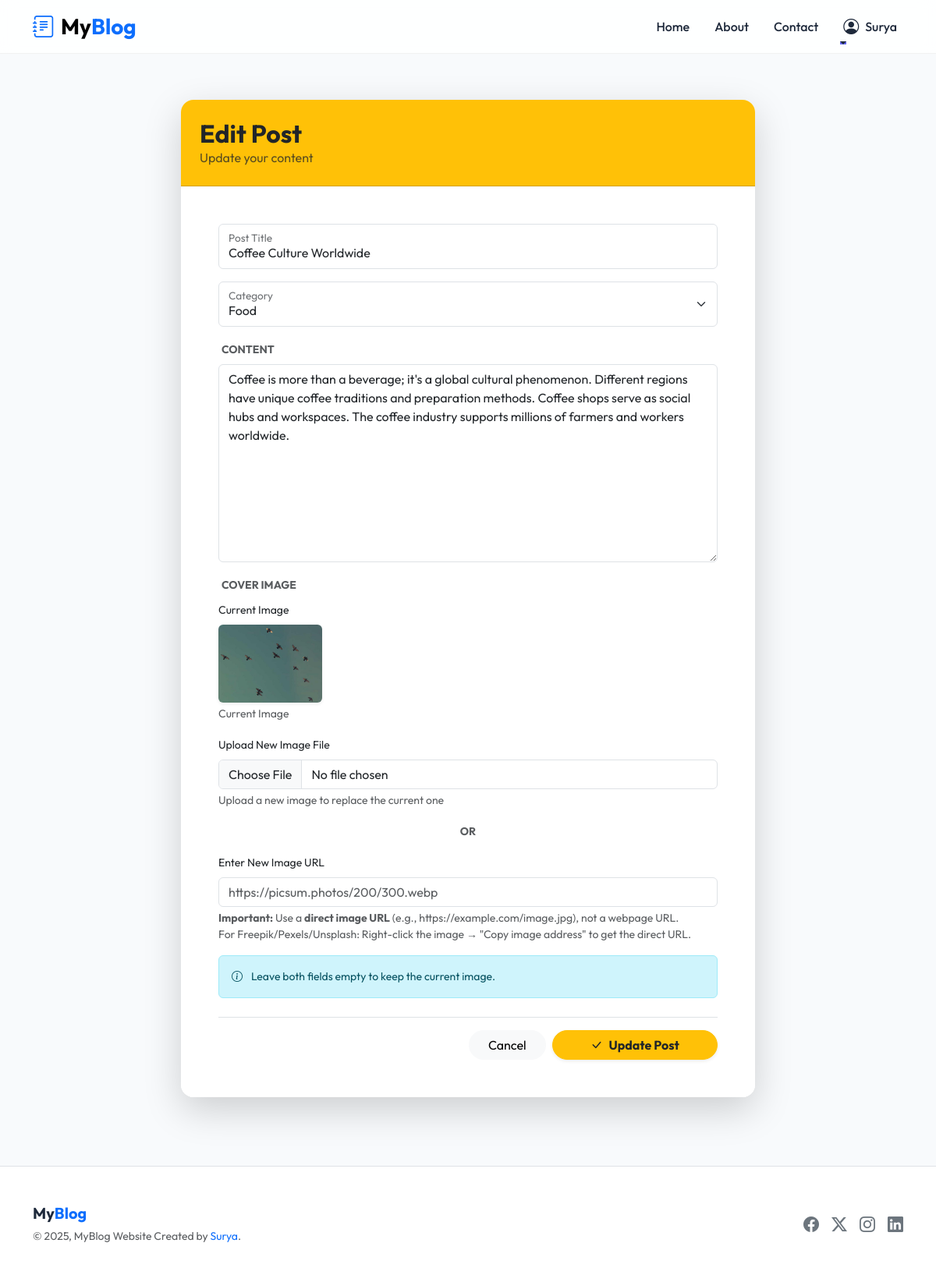
Page /edit_post/30 (signed in) on the committed database.
### blog/models.py (models this page shows, shortened)
class Post(models.Model):
    title = models.CharField(max_length=100)
    content = models.TextField()
    img_url = models.ImageField(max_length=500, null=True, blank=True, upload_to="posts/images")
    image_url_online = models.URLField(max_length=500, null=True, blank=True, help_text="Online image URL (if provided instead of file upload)")
    created_at = models.DateTimeField(auto_now_add=True)
    slug = models.SlugField(max_length=500, blank=True, null=True)
    category = models.ForeignKey(Category, on_delete=models.CASCADE)
    user = models.ForeignKey(User, on_delete=models.CASCADE, null=True, blank=True)
    saved_by = models.ManyToManyField(User, related_name='saved_posts', blank=True)
    is_published = models.BooleanField(default=False)
    @property
    def formatted_img_url(self):
        category_seeds = {
            "Technology": "tech",
            "Science": "science",
            "Art": "art",
            "Sports": "sports",
            "Food": "food",
        }
        if self.image_url_online:
            return self.image_url_online
        if self.img_url and hasattr(self.img_url, 'name') and self.img_url.name:
            try:
                file_path = os.path.join(settings.MEDIA_ROOT, self.img_url.name)
                if os.path.exists(file_path) and os.path.getsize(file_path) > 0:
                    uploaded_url = self.img_url.url
                    if uploaded_url.startswith(('http://', 'https://')):
                        return uploaded_url
                    return uploaded_url
            except (ValueError, AttributeError, OSError, Exception):
                pass

class Category(models.Model):
    name = models.CharField(max_length=100)

### blog/views.py (the view, shortened to what this page needs)
# urls.py: path("edit_post/<int:post_id>", views.edit_post, name="edit_post"),
@login_required
@login_required
def edit_post(request, post_id):
    post = get_object_or_404(Post, id=post_id)
    if post.user != request.user:
        messages.error(request, "You are not authorized to edit this post")
        return redirect("blog:dashboard")
    categories = Category.objects.all()
    form = PostForm(instance=post)  # Initialize form with instance for GET request
    return render(
        request,
        "blog/edit_post.html",
        {"categories": categories, "post": post, "form": form},
    )

### blog/templates/blog/edit_post.html (shortened to what this page needs)
{% extends 'blog/base.html' %}
{% block content %}
<div class="container py-5">
    <div class="row justify-content-center">
        <div class="col-lg-8 animate__animated animate__fadeInUp">
            <div class="card border-0 shadow-lg rounded-4 overflow-hidden">
                <div class="card-header bg-warning text-dark p-4 position-relative overflow-hidden">
                    <div class="position-relative z-1">
                        <h2 class="fw-bold mb-0">Edit Post</h2>
                        <p class="mb-0 opacity-75">Update your content</p>
                    </div>
                </div>
                <div class="card-body p-4 p-md-5 bg-white">
                    <form method="post" enctype="multipart/form-data">
                        <div class="form-floating mb-3">
                            <input type="text" class="form-control" name="title" id="title"
                                placeholder="Enter post title" value="{{post.title}}" required>
                            <label for="title">Post Title</label>
                        </div>
                        <div class="form-floating mb-3">
                            <select class="form-select" id="category" name="category" required>
                                {% if categories %}
                                {% for category in categories %}
                                <option {% if post.category.id == category.id %}selected{% endif %}
                                    value="{{category.id}}">{{category.name}}</option>
                                {% endfor %}
                                {% endif %}
                            </select>
                            <label for="category">Category</label>
                        </div>
                        <div class="mb-3">
                            <label for="content" class="form-label text-muted ms-1 small fw-bold">CONTENT</label>
                            <textarea class="form-control" id="content" name="content" rows="10"
                                style="min-height: 200px;">{{post.content}}</textarea>
                        </div>
                        <div class="mb-4">
                            <label class="form-label text-muted ms-1 small fw-bold">COVER IMAGE</label>
                            {% if post.formatted_img_url %}
                            <div class="mb-3">
                                <label class="form-label small">Current Image</label>
                                <div class="mb-2">
                                    <img src="{{post.formatted_img_url}}" alt="Current Image" class="rounded shadow-sm"
                                        style="max-height: 100px;">
                                    <small class="d-block text-muted mt-1">Current Image</small>
                                </div>
                            </div>
                            {% endif %}
                            <div class="mb-3">
                                <label for="img_url" class="form-label small">Upload New Image File</label>
                                <input type="file" class="form-control" name="img_url" id="img_url" accept="image/*">
                                <div class="form-text">Upload a new image to replace the current one</div>
                            </div>
                            <div class="text-center my-3">
                                <span class="text-muted small fw-bold">OR</span>
                            </div>
                            <div class="mb-3">
                                <label for="id_image_url_input" class="form-label small">Enter New Image URL</label>
                                {{ form.image_url_input }}
                                <div class="form-text">
                                    <strong>Important:</strong> Use a <strong>direct image URL</strong> (e.g., https://example.com/image.jpg), not a webpage URL.
                                    <br>For Freepik/Pexels/Unsplash: Right-click the image → "Copy image address" to get the direct URL.
                                </div>
                            </div>
                            <div class="alert alert-info small mb-0">
                                <i class="bi bi-info-circle me-2"></i>
                                Leave both fields empty to keep the current image.
                            </div>
                        </div>
                        <div class="d-flex justify-content-end gap-2 pt-3 border-top">
                            <a href="{% url 'blog:dashboard' %}" class="btn btn-light rounded-pill px-4">Cancel</a>
                            <button type="submit" class="btn btn-warning rounded-pill px-5 shadow-sm text-dark fw-bold">
                                <i class="bi bi-check-lg me-2"></i>Update Post
                            </button>
                        </div>
                    </form>
                </div>
            </div>
        </div>
    </div>
</div>
{% endblock %}

### blog/templates/blog/includes/header.html (shortened to what this page needs)
<nav class="navbar navbar-expand-lg navbar-light fixed-top navbar-glass">
    <div class="container">
        <a class="navbar-brand fw-bold fs-3" href="/">
            <i class="bi bi-journal-text text-primary me-2"></i>My<span class="text-primary">Blog</span>
        </a>
        <div class="collapse navbar-collapse" id="navbarNav">
            <ul class="navbar-nav ms-auto align-items-center gap-3">
                <li class="nav-item">
                    <a class="nav-link" href="/">Home</a>
                </li>
                <li class="nav-item">
                    <a class="nav-link" href="/about">About</a>
                </li>
                <li class="nav-item">
                    <a class="nav-link" href="/contact">Contact</a>
                </li>
                {% if user.is_authenticated %}
                <li class="nav-item dropdown">
                    <a class="nav-link dropdown-toggle d-flex align-items-center gap-2" href="#" id="navbarDropdown"
                        role="button" data-bs-toggle="dropdown" aria-expanded="false">
                        <i class="bi bi-person-circle fs-5"></i>
                        <span>{{ user.username }}</span>
                    </a>
                </li>
                {% endif %}
            </ul>
        </div>
    </div>
</nav>
<div style="height: 80px;"></div>

### blog/static/blog/style.css (style rules this page uses)
:root { --primary-color: #6366f1; --primary-hover: #4f46e5; --secondary-color: #ec4899; --bg-color: #f8fafc; --text-color: #0f172a; --nav-bg: rgba(255, 255, 255, 0.85); --card-bg: #ffffff; --card-shadow: 0 4px 6px -1px rgb(0 0 0 / 0.1), 0 2px 4px -2px rgb(0 0 0 / 0.1); --card-shadow-hover: 0 10px 15px -3px rgb(0 0 0 / 0.1), 0 4px 6px -4px rgb(0 0 0 / 0.1); }
body { background-color: var(--bg-color); color: var(--text-color); }
a { text-decoration: none; transition: color 0.3s ease; }
.navbar-glass { background-color: var(--nav-bg); backdrop-filter: blur(10px); -webkit-backdrop-filter: blur(10px); border-bottom: 1px solid rgba(0, 0, 0, 0.05); }
.nav-link { font-weight: 500; color: var(--text-color) !important; position: relative; }
.nav-link::after { content: ''; position: absolute; width: 0; height: 2px; bottom: 0; left: 0; background-color: var(--primary-color); transition: width 0.3s ease; }

### blog/templates/blog/base.html (style rules this page uses)
:root { --primary-color: #6366f1; --secondary-color: #a855f7; --bg-color: #f8fafc; --text-color: #1e293b; --card-bg: #ffffff; }
body { font-family: 'Outfit', sans-serif; background-color: var(--bg-color); color: var(--text-color); display: flex; flex-direction: column; min-height: 100vh; }

### rows in the picture
Post: title "Coffee Culture Worldwide", category "Food", content "Coffee is more than a beverage; it's a global cultural phenomenon. Different regions have unique coffee traditions and preparation methods. Coffee shops serve as social hubs and workspaces. The coffee industry supports millions of farmers and workers worldwide.", formatted_img_url (picture)

### other values in the picture
{{ user.username }} "Surya"
